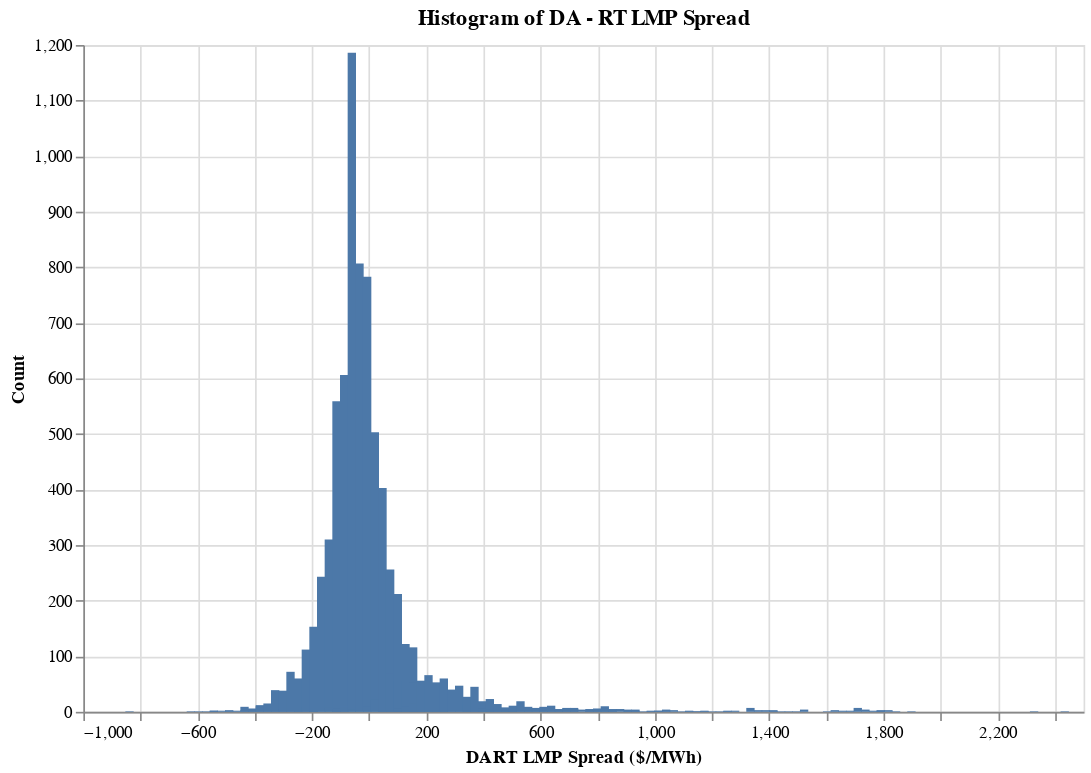

Notebook code for this chart:
### Code cell
## flag when lmp_da_exante is > 100 and analyze those separately
high_da_exante_df = merged_pdf[merged_pdf['lmp_da_exante'] > 100]
print(f"Records with DA Ex-Ante LMP > $100/MWh: {high_da_exante_df.shape[0]:,}")
## histogram of lmp_dart_spread when da_exante > 100
# define number of bins
n_bins = 50
# Create bin edges
bins = np.linspace(
    high_da_exante_df['lmp_dart_spread'].min(),
    high_da_exante_df['lmp_dart_spread'].max(),
    n_bins + 1
)

# Use Polars to bin and count
hist_data = (
    pl.DataFrame(high_da_exante_df)
    .with_columns([
        pl.col('lmp_dart_spread')
        .cut(bins, include_breaks=True)
        .alias('bin_info')
    ])
    .with_columns([
        # Extract bin midpoint
        (pl.col('bin_info').struct.field('breakpoint') + 
         pl.col('bin_info').struct.field('breakpoint').shift(1) / 2)
        .alias('bin_center')
    ])
    .group_by('bin_center')
    .agg(pl.len().alias('count'))
    .drop_nulls()
    .sort('bin_center')
    .to_pandas()
)
# Now plot with the aggregated data (only ~100 rows)
chart = alt.Chart(hist_data).mark_bar().encode(
    x=alt.X('bin_center:Q', title='DART LMP Spread ($/MWh)'),
    y=alt.Y('count:Q', title='Count'),
    tooltip=['bin_center:Q', 'count:Q']
).properties(
    width=600,
    height=400,
    title='Histogram of DA - RT LMP Spread'
)
chart

### Figure 1 — Vega-Lite specification as saved in the notebook (floating-point values rounded to 4 significant figures; data arrays with more than 128 entries replaced by an {"elided": "..."} marker saying what was removed)
{"config": {"view": {"continuousWidth": 300, "continuousHeight": 300}}, "data": {"name": "data-f83d2bc42964e478c39e4ad9b7785429"}, "mark": {"type": "bar"}, "encoding": {"tooltip": [{"field": "bin_center", "type": "quantitative"}, {"field": "count", "type": "quantitative"}], "x": {"field": "bin_center", "title": "DART LMP Spread ($/MWh)", "type": "quantitative"}, "y": {"field": "count", "title": "Count", "type": "quantitative"}}, "height": 400, "title": "Histogram of DA - RT LMP Spread", "width": 600, "$schema": "https://vega.github.io/schema/vega-lite/v6.1.0.json", "datasets": {"data-f83d2bc42964e478c39e4ad9b7785429": {"elided": "178 records"}}}
